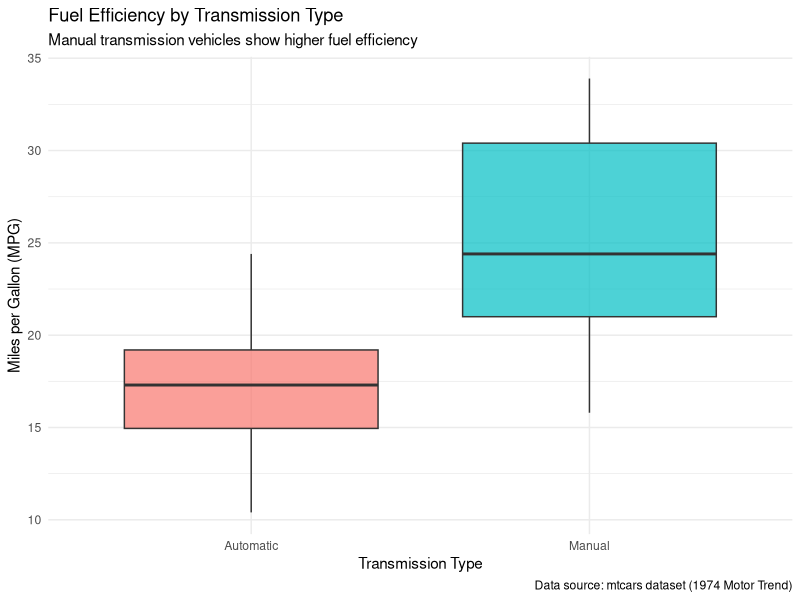
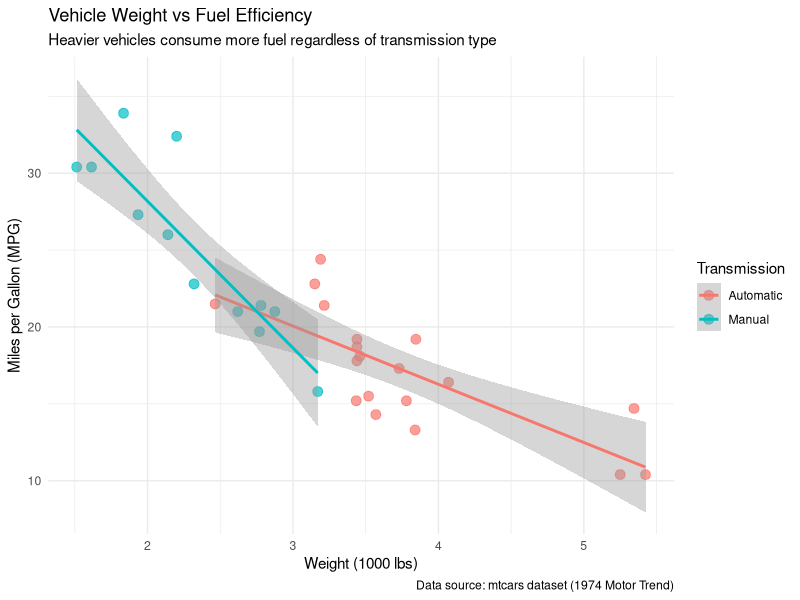
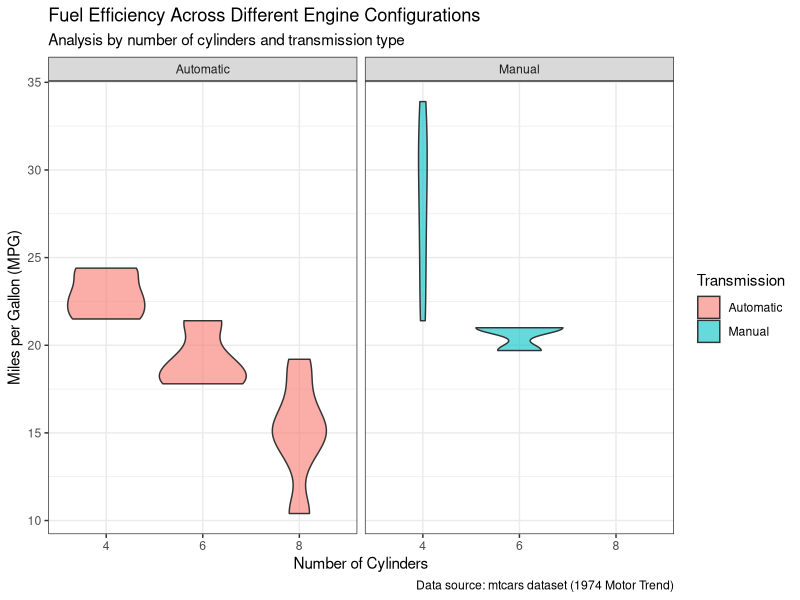

Source code (R) for these figures, in order:
## ---- chunk 1
#| message: false
#| warning: false

library(dplyr)
library(tidyr)
library(ggplot2)
library(knitr)
## ---- chunk 2
# Load the data
data("mtcars")

# Data wrangling using dplyr and tidyr functions
cars_clean <- mtcars %>%
  # 1. select(): Choose relevant columns
  select(mpg, cyl, disp, hp, wt, am, gear, carb) %>%
  # 2. mutate(): Create new variables
  mutate(
    transmission = factor(am, levels = c(0, 1), labels = c("Automatic", "Manual")),
    cyl_category = factor(cyl),
    weight_category = cut(wt, breaks = 3, labels = c("Light", "Medium", "Heavy")),
    efficiency = case_when(
      mpg >= 25 ~ "High",
      mpg >= 18 ~ "Medium",
      TRUE ~ "Low"
    )
  ) %>%
  # 3. filter(): Remove extreme outliers if any
  filter(hp < 300) %>%
  # 4. arrange(): Sort by mpg
  arrange(desc(mpg)) %>%
  # 5. group_by() and summarise(): Will use later for summaries
  identity()

# Display first few rows
head(cars_clean) %>% kable()
## ---- chunk 3
# Using group_by and summarise
summary_stats <- cars_clean %>%
  group_by(transmission) %>%
  summarise(
    n = n(),
    avg_mpg = mean(mpg),
    avg_hp = mean(hp),
    avg_weight = mean(wt),
    .groups = "drop"
  )

summary_stats %>% kable(digits = 2)
## ---- chunk 4
#| fig-cap: "Distribution of miles per gallon by transmission type"
#| label: fig-mpg-distribution

ggplot(cars_clean, aes(x = transmission, y = mpg, fill = transmission)) +
  geom_boxplot(alpha = 0.7) +
  labs(
    title = "Fuel Efficiency by Transmission Type",
    subtitle = "Manual transmission vehicles show higher fuel efficiency",
    x = "Transmission Type",
    y = "Miles per Gallon (MPG)",
    caption = "Data source: mtcars dataset (1974 Motor Trend)"
  ) +
  theme_minimal() +
  theme(legend.position = "none")
## ---- chunk 5
#| fig-cap: "Scatter plot showing negative correlation between weight and MPG"
#| label: fig-weight-mpg

ggplot(cars_clean, aes(x = wt, y = mpg, color = transmission)) +
  geom_point(size = 3, alpha = 0.7) +
  geom_smooth(method = "lm", se = TRUE) +
  labs(
    title = "Vehicle Weight vs Fuel Efficiency",
    subtitle = "Heavier vehicles consume more fuel regardless of transmission type",
    x = "Weight (1000 lbs)",
    y = "Miles per Gallon (MPG)",
    color = "Transmission",
    caption = "Data source: mtcars dataset (1974 Motor Trend)"
  ) +
  theme_minimal()
## ---- chunk 6
#| fig-cap: "Faceted plot showing MPG patterns across cylinder counts"
#| label: fig-faceted

ggplot(cars_clean, aes(x = cyl_category, y = mpg, fill = transmission)) +
  geom_violin(alpha = 0.6) +
  facet_wrap(~transmission) +
  labs(
    title = "Fuel Efficiency Across Different Engine Configurations",
    subtitle = "Analysis by number of cylinders and transmission type",
    x = "Number of Cylinders",
    y = "Miles per Gallon (MPG)",
    fill = "Transmission",
    caption = "Data source: mtcars dataset (1974 Motor Trend)"
  ) +
  theme_bw()
